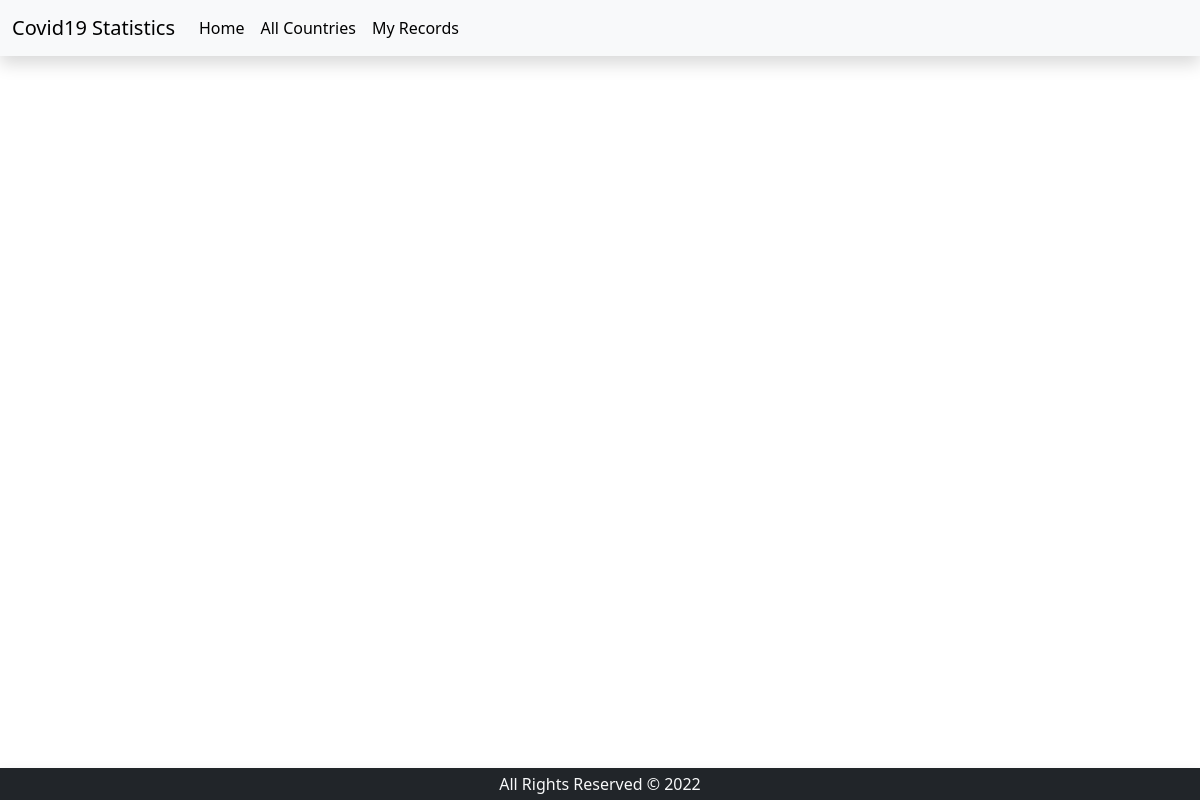
The app's page /myrecords, older data.
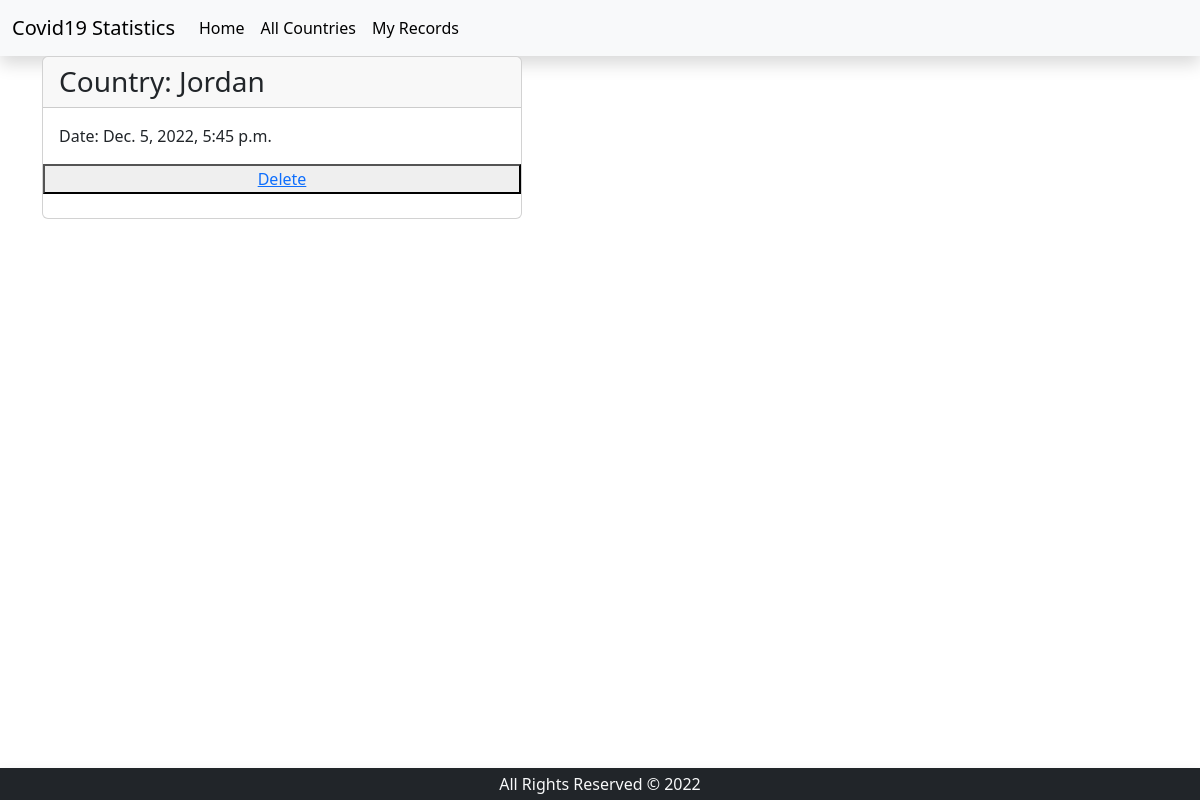
The same page, newer data.
### covid_19_app/models.py (models this page shows, shortened)
class CountryData(models.Model):
    country = models.CharField(max_length=100)
    date = models.DateTimeField()

### covid_19_app/views.py (the view)
# urls.py: path('myrecords', MyRecords.as_view(), name='my_records'),
class MyRecords(ListView):
    template_name = 'myrecords.html'
    model = CountryData
    context_object_name = "records_list"

### templates/myrecords.html (shortened to what this page needs)
{% extends '_base.html' %}
{% block content %}
{% for record in records_list %}
<div class="container">
    <div class="row">
      <div class="col-md-4">
        <div class="card text-dark" style="width: 30rem;">
          <h3 class="card-header">Country: {{record.country}}</h3>
          <div class="card-body">
            <p class="card-text">Date: {{record.date}} </p>
          </div>
          <button><a href="/record-delete/{{record.id}}">Delete</a></button>
          <br>
        </div>
        <br>
      </div>
    </div>
  </div>
{% endfor %}
{% endblock %}

### templates/_base.html (shortened to what this page needs)
<!DOCTYPE html>
<html lang="en">
<head>
    {% load bootstrap5 %}
    {% bootstrap_css %}
</head>
<body>
    <nav class="navbar navbar-expand-lg navbar-light bg-light shadow" id="mainNav">
        <div class="container-fluid">
            <a class="navbar-brand font-weight-bold" href="{% url 'home' %}">Covid19 Statistics</a>
            <div class="collapse navbar-collapse" id="navbarResponsive">
                <ul class="navbar-nav ml-auto">
                    <li class="nav-item text-black">
                        <a class="nav-link text-black font-weight-bold" href="{% url 'home' %}">Home</a>
                    </li>
                    <li class="nav-item text-black">
                        <a class="nav-link text-black font-weight-bold" href="{% url 'all_countries' %}">All
                            Countries</a>
                    </li>
                    <li class="nav-item text-black">
                        <a class="nav-link text-black font-weight-bold" href="{% url 'my_records' %}">My Records</a>
                    </li>
                </ul>
            </div>
        </div>
    </nav>
    {% block content %}
    {% endblock content %}
    <footer class="footer py-1 fixed-bottom shadow bg-dark">
        <p class="m-0 text-light text-center font-weight-bold">All Rights Reserved &copy; 2022</p>
    </footer>
</body>
</html>

Row changes from the older to the newer data that the page shows:
added CountryData: country "Jordan", date "Dec. 5, 2022, 5:45 p.m."
